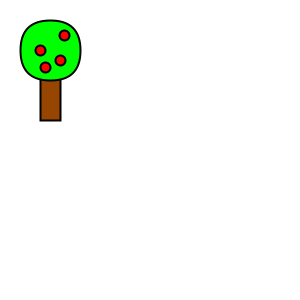
Frame 1 (no input)
Frame 60 (the mouse pressed at the canvas centre just before this capture): identical to frame 1, image omitted
Frame 120 (the mouse held since frame 60 and released just before this capture): identical to frame 1, image omitted

The Processing sketch that drew this single still picture (run headless with seeded random() and noise(); from frame 60 on, the mouse is pressed at the canvas centre):

// Processing sketch: H09Opd9
// ── H09Opd9.pde
void setup(){
  size(300,300);
}
void draw(){
    background(255);
    stroke(0);
    strokeWeight(2);
    tree(100,0,100,100);
}
  void tree(int x1, int x2, int x3, int x4){
  // Tree Trunk
  fill(150,70,0);
  rect(40,70,20,50);
  // Leaves
  fill(0,255,0);
  rect(20,20,60,60,50);
  // Apples
  fill(255,0,0);
  ellipse(60,60,10,10);
    ellipse(40,50,10,10);
      ellipse(64,35,10,10);
        ellipse(45,67,10,10);
}
